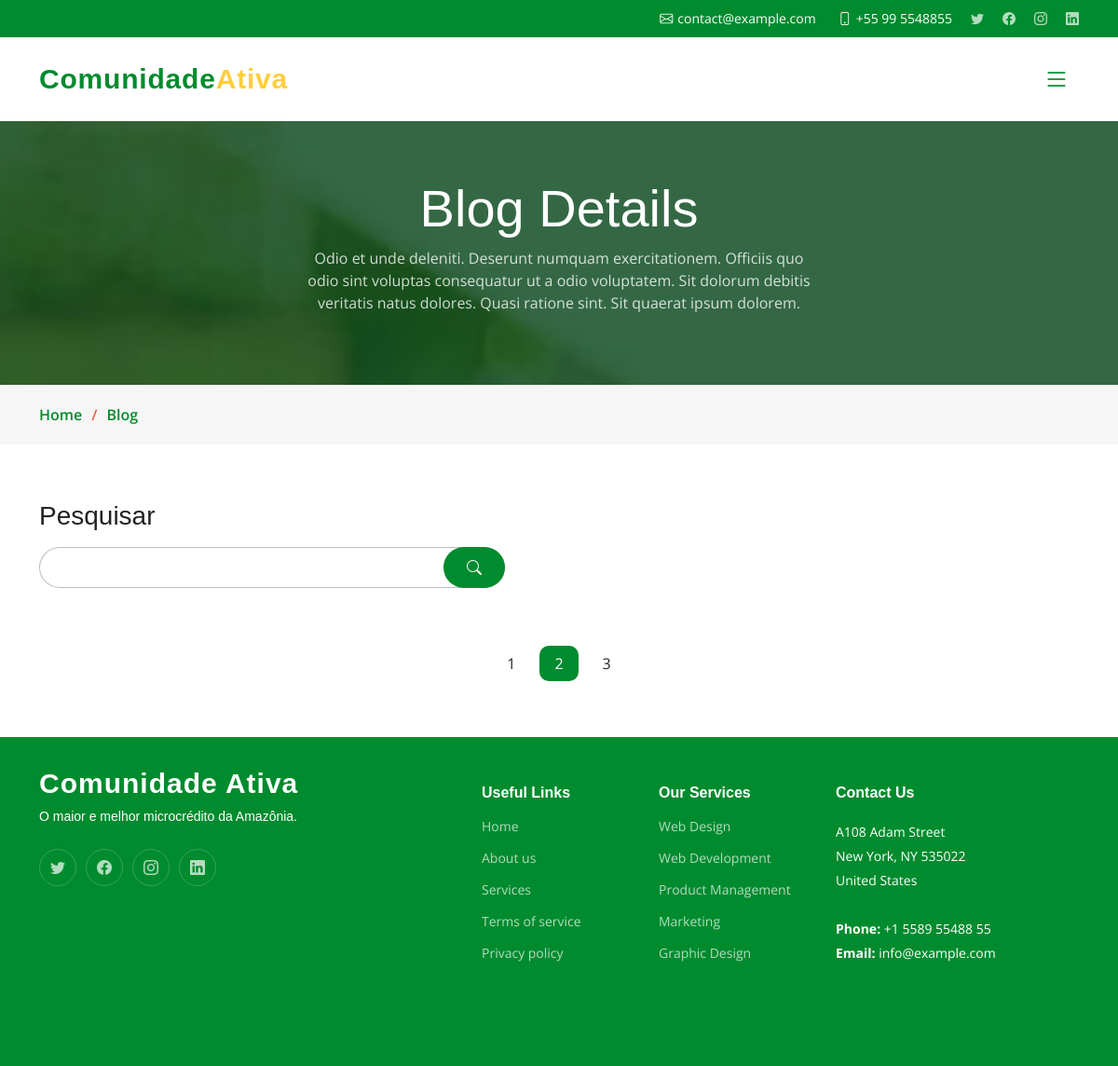
The page /noticias/ on the database as committed earlier.
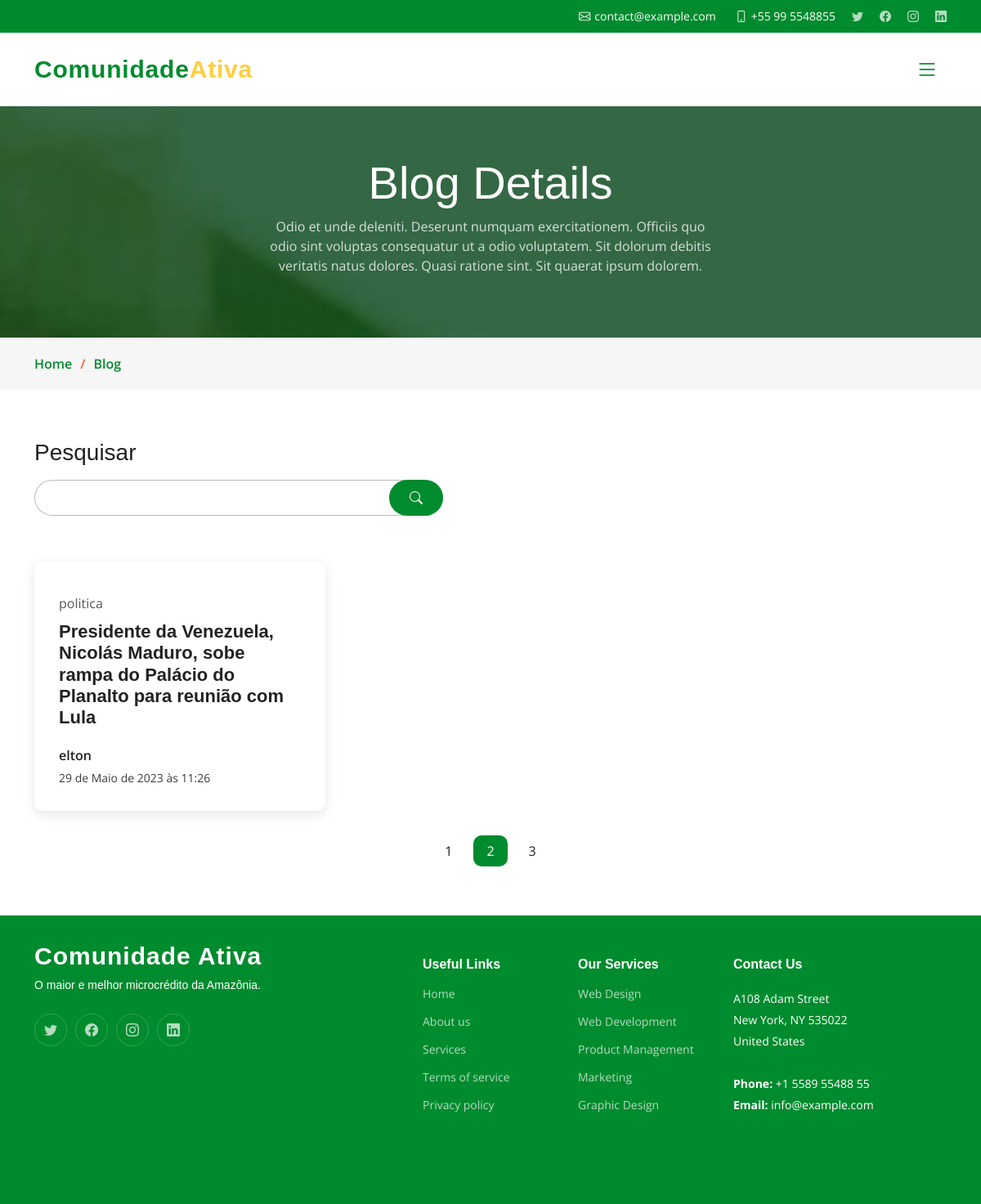
The same page on the database as committed later.
### comunidadeativa/models.py (models this page shows, shortened)
class Categoria_Post(models.Model):
    nome = models.CharField(max_length=65)
    def __str__(self):
        return self.nome
    class Meta:
        verbose_name = _('Categoria Post')
        verbose_name_plural = _('Categorias Posts')

class Post(models.Model):
    titulo  = models.CharField(max_length=200, unique=True, verbose_name=_('Título'))
    slug   = models.CharField(max_length=200, unique=True)
    autor   = models.ForeignKey(User, on_delete=models.CASCADE, related_name="post")
    criado_em   = models.DateTimeField(auto_now_add=True)
    atualizado_em   = models.DateTimeField(auto_now=True)
    conteudo   = RichTextUploadingField()
    publicado = models.BooleanField(default = False)
    capa_post = models.ImageField(upload_to='fotos/%Y/%m/%d/', blank=True)
    categoria = models.ManyToManyField(Categoria_Post, blank=True, default='')
    tags = models.ManyToManyField(Tag, blank=True, default='')
    class Meta:
        verbose_name = _('Post')
        verbose_name_plural = _('Posts')

### comunidadeativa/views.py (the view)
# urls.py: path('noticias/', views.blog, name='blog'),
def blog(request):
     posts = Post.objects.all().order_by('-id')
     return render(request, 'pages/noticias/blog.html', {'posts': posts })

### comunidadeativa/templates/pages/noticias/blog.html (shortened to what this page needs)
{% extends "base.html"%}
{% load static %}
{% block content %}
  <main id="main">
    <div class="breadcrumbs">
      <div class="cover page-header d-flex align-items-center" >
        <div class="container position-relative">
          <div class="row d-flex justify-content-center">
            <div class="col-lg-6 text-center">
              <h2>Blog Details</h2>
              <p>Odio et unde deleniti. Deserunt numquam exercitationem. Officiis quo odio sint voluptas consequatur ut a odio voluptatem. Sit dolorum debitis veritatis natus dolores. Quasi ratione sint. Sit quaerat ipsum dolorem.</p>
            </div>
          </div>
        </div>
      </div>
      <nav>
        <div class="container">
          <ol>
            <li><a href="{% url 'amazoncred:index' %}">Home</a></li>
            <li><a href="{% url 'amazoncred:blog' %}">Blog</a></li>
          </ol>
        </div>
      </nav>
    </div>
    <section id="blog" class="blog">
      <div class="container" data-aos="fade-up">
        <div class="d-flex justify-content-between">
          <div class="search-form col-8">
            <h3 class="search-form-title">Pesquisar</h3>
            <form action="{% url 'amazoncred:pesquisar_post' %}" method="post" class="mt-3"> {% csrf_token %}
              <input class="search-input" type="text" name='q'
              hx-post="{% url 'amazoncred:pesquisar_post_htmx' %}"
              hx-trigger="keyup changed delay:500ms, search"
              hx-target="#result-search"
              hx-swap="innerHTML">
              <button type="submit"> <i class="bi bi-search"></i>
              </button>
            </form>
          </div>
        </div>
        <div class="row gy-4 posts-list mt-1">
          <div hx-after="teste()" id="list_posts" >
            {% include 'partials/noticias/_list_posts.html' %}
          </div>
        </div>
        <div class="blog-pagination">
          <ul class="justify-content-center">
            <li><a href="#">1</a></li>
            <li class="active"><a href="#">2</a></li>
            <li><a href="#">3</a></li>
          </ul>
        </div>
      </div>
    </section>
  </main>
  {% endblock content %}

### comunidadeativa/templates/base.html (shortened to what this page needs)
{% load static %}
<!DOCTYPE html>
<html lang="pt-br">
{% include 'partials/_head.html' %}
<body hx-headers='{"X-CSRFToken": "{{ csrf_token }}"}'>
    {% include 'partials/_header.html' %}
    {% block content %}
    {% endblock %}
  {% include 'partials/_footer.html' %}
</body>
</html>

### comunidadeativa/templates/partials/_head.html (shortened to what this page needs)
{% load static %}
<head>
    <link rel="stylesheet" href="https://cdnjs.cloudflare.com/ajax/libs/font-awesome/6.2.1/css/fontawesome.min.css"
 />
    <link rel="stylesheet" href="https://cdnjs.cloudflare.com/ajax/libs/font-awesome/6.2.1/css/brands.min.css"
 />
    <link rel="stylesheet" href="https://cdnjs.cloudflare.com/ajax/libs/font-awesome/6.2.1/css/solid.min.css"
 />
    <link href= "{% static 'assets/vendor/bootstrap/css/bootstrap.min.css' %}" rel="stylesheet">
    <link href= "{% static 'assets/vendor/bootstrap-icons/bootstrap-icons.css' %}" rel="stylesheet">
    <link href= "{% static 'assets/vendor/aos/aos.css' %}" rel="stylesheet">
    <link href= "{% static 'assets/vendor/glightbox/css/glightbox.min.css' %}" rel="stylesheet">
    <link href= "{% static 'assets/vendor/swiper/swiper-bundle.min.css' %}" rel="stylesheet">
    <link href= "{% static 'assets/css/main.css' %}"  rel="stylesheet">
  </head>

### comunidadeativa/templates/partials/_header.html (shortened to what this page needs)
  <section id="topbar" class="topbar d-flex align-items-center">
    <div class="container d-flex justify-content-center justify-content-md-end">
      <div class="contact-info d-flex align-items-center" >
        <i class="bi bi-envelope d-flex align-items-center"><a href="mailto:contact@example.com">contact@example.com</a></i>
        <i class="bi bi-phone d-flex align-items-center ms-4"><span>+55 99 5548855</span></i>
      </div>
      <div class="social-links d-none d-md-flex align-items-center">
        <a href="#" class="twitter"><i class="bi bi-twitter"></i></a>
        <a href="#" class="facebook"><i class="bi bi-facebook"></i></a>
        <a href="#" class="instagram"><i class="bi bi-instagram"></i></a>
        <a href="#" class="linkedin"><i class="bi bi-linkedin"></i></i></a>
      </div>
    </div>
  </section>
  <header id="header" class="header d-flex align-items-center">
    <div class="container-fluid container-xl d-flex align-items-center justify-content-between">
      <a href="{% url 'amazoncred:index' %}" class="logo d-flex align-items-center">
        <h1>Comunidade<span class="titulo-logomarca">Ativa</span></h1>
      </a>
      <i class="mobile-nav-toggle mobile-nav-show bi bi-list"></i>
    </div>
  </header>

### comunidadeativa/templates/partials/login/_login_partial.html (shortened to what this page needs)
{% load static %}

### comunidadeativa/templates/partials/noticias/_list_posts.html (shortened to what this page needs)
{% load static %}
<div class="row gy-4 posts-list mt-1">
{% for post in posts  %}
  <div class="col-xl-4 col-md-6">
    <article>
      <div class="post-img">
      </div>
      <p class="post-category">
      {% for cte in post.categoria.all|slice:":3" %}
        {{ cte }}
        {% endfor %}
      </p>
      <h2 class="title">
        <a href="{% url 'amazoncred:post-detalhes' post.slug %}"> {{ post.titulo }}</a>
      </h2>
      <div class="d-flex align-items-center">
        <div class="post-meta">
          <p class="post-author-list">{{ post.autor }}</p>
          <p class="post-date">
            <time>{{ post.criado_em }}</time>
          </p>
        </div>
      </div>
    </article>
  </div>
{% endfor %}
</div>

### comunidadeativa/templates/partials/_footer.html (shortened to what this page needs)
  <footer id="footer" class="footer">
    <div class="container">
      <div class="row gy-4">
        <div class="col-lg-5 col-md-12 footer-info">
          <a href="index.html" class="logo d-flex align-items-center">
            <span>Comunidade Ativa</span>
          </a>
          <p>O maior e melhor microcrédito da Amazônia.</p>
          <div class="social-links d-flex mt-4">
            <a href="#" class="twitter"><i class="bi bi-twitter"></i></a>
            <a href="#" class="facebook"><i class="bi bi-facebook"></i></a>
            <a href="#" class="instagram"><i class="bi bi-instagram"></i></a>
            <a href="#" class="linkedin"><i class="bi bi-linkedin"></i></a>
          </div>
        </div>
        <div class="col-lg-2 col-6 footer-links">
          <h4>Useful Links</h4>
          <ul>
            <li><a href="#">Home</a></li>
            <li><a href="#">About us</a></li>
            <li><a href="#">Services</a></li>
            <li><a href="#">Terms of service</a></li>
            <li><a href="#">Privacy policy</a></li>
          </ul>
        </div>
        <div class="col-lg-2 col-6 footer-links">
          <h4>Our Services</h4>
          <ul>
            <li><a href="#">Web Design</a></li>
            <li><a href="#">Web Development</a></li>
            <li><a href="#">Product Management</a></li>
            <li><a href="#">Marketing</a></li>
            <li><a href="#">Graphic Design</a></li>
          </ul>
        </div>
        <div class="col-lg-3 col-md-12 footer-contact text-center text-md-start">
          <h4>Contact Us</h4>
          <p>
            A108 Adam Street <br>
            New York, NY 535022<br>
            United States <br><br>
            <strong>Phone:</strong> +1 5589 55488 55<br>
            <strong>Email:</strong> info@example.com<br>
          </p>
        </div>
      </div>
    </div>
  </footer>

Rows that differ between the two databases and show on the page:
added Post: titulo "Presidente da Venezuela, Nicolás Maduro, sobe rampa do Palácio do Planalto para reunião com Lula", autor "elton", criado_em "29 de Maio de 2023 às 11:26"
added Categoria_Post: nome "politica"
